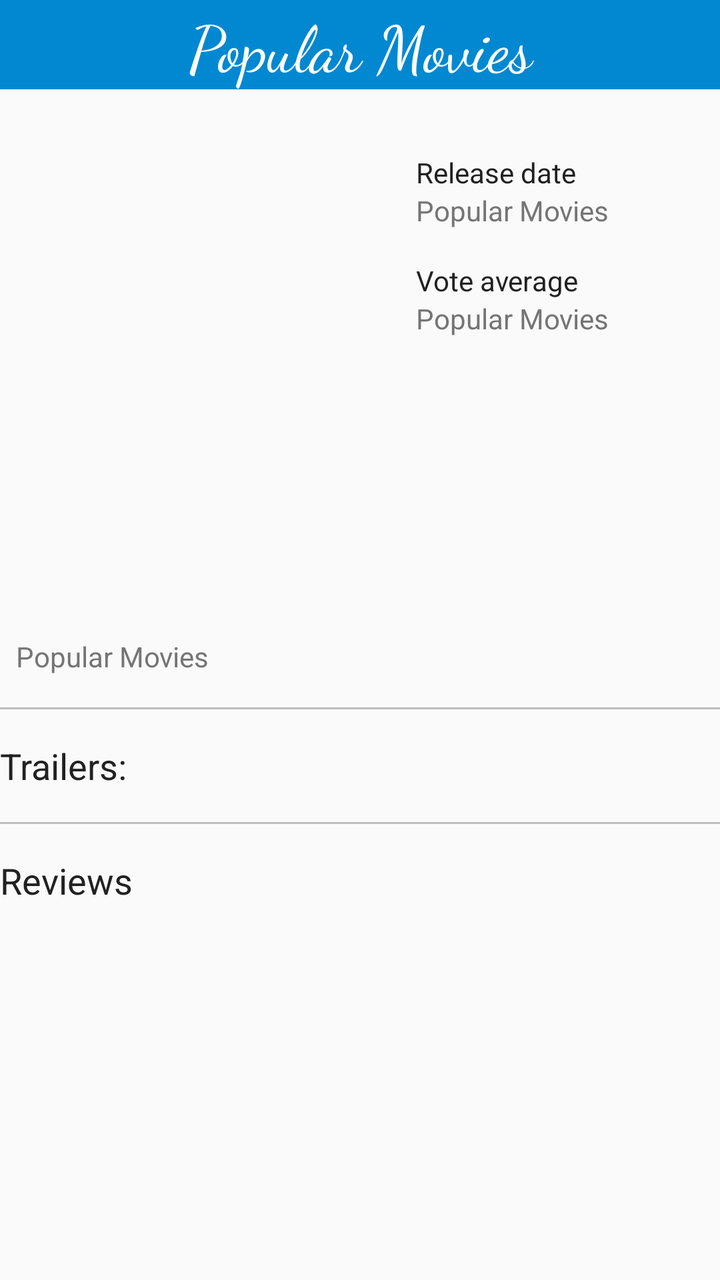
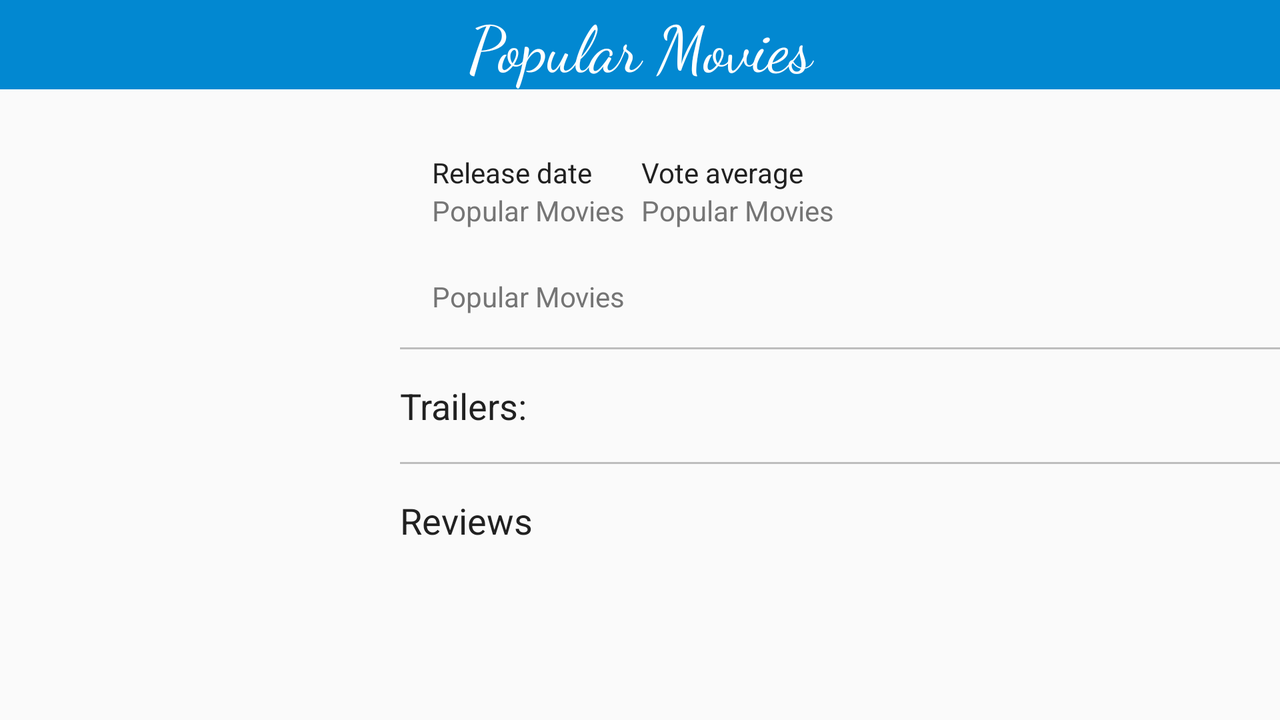

One screen, two layout resources from the same app: the default and the repository's alternative for another configuration. Each is rendered where Android would select it; the XML of both is given below.
<!-- AndroidManifest.xml: application theme AppTheme -->
<!-- res/layout/fragment_movie_detail.xml -->
<?xml version="1.0" encoding="utf-8"?>
<LinearLayout xmlns:android="http://schemas.android.com/apk/res/android"
    android:orientation="vertical"
    android:layout_width="match_parent"
    android:layout_height="match_parent">

    <ScrollView
        android:layout_width="match_parent"
        android:layout_height="wrap_content">

        <LinearLayout
            android:orientation="vertical"
            android:layout_width="match_parent"
            android:layout_height="match_parent">

            <TextView
                style="@style/title_text"
                android:id="@+id/text_view_tittle"
                android:text="@string/app_name"/>

            <LinearLayout
                android:paddingTop="@dimen/activity_top_margin"
                android:orientation="horizontal"
                android:layout_width="wrap_content"
                android:layout_height="wrap_content">

                <ImageView
                    android:layout_width="200dp"
                    android:layout_height="250dp"
                    android:scaleType="fitCenter"
                    android:id="@+id/image_view_movie_poster"/>

                <LinearLayout
                    android:paddingTop="@dimen/activity_top_margin"
                    android:orientation="vertical"
                    android:layout_width="wrap_content"
                    android:layout_height="wrap_content">

                    <LinearLayout
                        android:paddingLeft="8dp"
                        android:orientation="vertical"
                        android:layout_width="wrap_content"
                        android:layout_height="wrap_content">

                        <TextView
                            android:text="@string/release_date"
                            android:layout_width="wrap_content"
                            android:layout_height="wrap_content"
                            android:textColor="@color/colorPrimaryText"
                            android:id="@+id/textView" />

                        <TextView
                            android:text="@string/app_name"
                            android:layout_width="wrap_content"
                            android:layout_height="wrap_content"
                            android:id="@+id/text_view_release_date"
                            android:textColor="@color/colorSecondaryText"/>
                    </LinearLayout>

                    <LinearLayout
                        android:paddingTop="@dimen/activity_top_margin"
                        android:paddingLeft="8dp"
                        android:orientation="vertical"
                        android:layout_width="wrap_content"
                        android:layout_height="wrap_content">

                        <TextView

                            android:text="@string/vote_average"
                            android:layout_width="wrap_content"
                            android:layout_height="wrap_content"
                            android:textColor="@color/colorPrimaryText"/>

                        <TextView
                            android:text="@string/app_name"
                            android:layout_width="wrap_content"
                            android:layout_height="wrap_content"
                            android:id="@+id/text_view_vote_avarage"
                            android:textColor="@color/colorSecondaryText"/>
                    </LinearLayout>

                </LinearLayout>
            </LinearLayout>

            <TextView
                android:paddingTop="8dp"
                android:paddingLeft="8dp"
                android:text="@string/app_name"
                android:layout_width="wrap_content"
                android:id="@+id/text_view_synopsis"
                android:layout_height="wrap_content"
                android:textColor="@color/colorSecondaryText"/>

            <View
                android:layout_height="1dp"
                android:layout_marginTop="@dimen/activity_top_margin"
                android:layout_marginBottom="@dimen/activity_bottom_margin"
                android:layout_width="match_parent"
                android:background="@color/divider"/>

            <TextView
                android:text="@string/trailers"
                android:layout_width="wrap_content"
                android:layout_height="wrap_content"
                android:textColor="@color/colorPrimaryText"
                style="@android:style/TextAppearance.Medium"/>

            <ListView
                style="@style/PopularMoviesListStyle"
                android:id="@+id/list_view_trailers"
                android:layout_width="match_parent"
                android:layout_height="match_parent"
                android:divider="@null" />

            <View
                android:layout_height="1dp"
                android:layout_marginTop="@dimen/activity_top_margin"
                android:layout_marginBottom="@dimen/activity_bottom_margin"
                android:layout_width="match_parent"
                android:background="@color/divider"/>

            <TextView
                android:text="@string/reviews"
                android:layout_width="wrap_content"
                android:layout_height="wrap_content"
                android:textColor="@color/colorPrimaryText"
                style="@android:style/TextAppearance.Medium"/>

            <ListView
                style="@style/PopularMoviesListStyle"
                android:id="@+id/list_view_reviews"
                android:layout_width="match_parent"
                android:layout_height="match_parent"
                android:divider="@null" />
        </LinearLayout>
    </ScrollView>
</LinearLayout>
<!-- resources referenced by this layout -->
<resources>
  <color name="colorPrimaryText">#212121</color>
  <color name="colorSecondaryText">#757575</color>
  <color name="divider">#BDBDBD</color>
  <dimen name="activity_bottom_margin">16dp</dimen>
  <dimen name="activity_top_margin">16dp</dimen>
  <string name="app_name">Popular Movies</string>
  <string name="release_date">Release date</string>
  <string name="reviews">Reviews</string>
  <string name="trailers">Trailers:</string>
  <string name="vote_average">Vote average</string>
  <style name="PopularMoviesListStyle" parent="AppTheme">
          <item name="actionBarStyle">@style/ActionBar.Solid.Sunshine.NoTitle</item>
      </style>
  <!-- from res/values-v16/ -->
  <style name="title_text">
          <item name="android:fontFamily">cursive</item>
          <item name="android:layout_width">match_parent</item>
          <item name="android:layout_height">wrap_content</item>
          <item name="android:background">@color/colorPrimaryDark</item>
          <item name="android:textColor">@android:color/white</item>
          <item name="android:textSize">32dp</item>
          <item name="android:gravity">center</item>
      </style>
  <style name="AppTheme" parent="Theme.AppCompat.Light.DarkActionBar">
          
          <item name="colorPrimary">@color/colorPrimary</item>
          <item name="colorPrimaryDark">@color/colorPrimaryDark</item>
          <item name="colorAccent">@color/colorAccent</item>
      </style>
  <style name="ActionBar.Solid.Sunshine.NoTitle" parent="@style/Widget.AppCompat.Light.ActionBar.Solid.Inverse">
          <item name="displayOptions">useLogo|showHome</item>
          <item name="logo">@mipmap/ic_launcher</item>
      </style>
  <color name="colorPrimaryDark">#0288D1</color>
  <color name="colorPrimary">#03A9F4</color>
  <color name="colorAccent">#8BC34A</color>
</resources>
<!-- res/layout-land/fragment_movie_detail.xml (the repository's variant of the layout above) -->
<!-- drawn on the phone turned sideways -->
<?xml version="1.0" encoding="utf-8"?>
<LinearLayout xmlns:android="http://schemas.android.com/apk/res/android"
    android:orientation="vertical"
    android:layout_width="match_parent"
    android:layout_height="match_parent">

    <ScrollView
        android:layout_width="match_parent"
        android:layout_height="wrap_content">

        <LinearLayout
            android:orientation="vertical"
            android:layout_width="match_parent"
            android:layout_height="match_parent">

            <TextView
                style="@style/title_text"
                android:id="@+id/text_view_tittle"
                android:text="@string/app_name"/>

            <LinearLayout
                android:paddingTop="16dp"
                android:orientation="horizontal"
                android:layout_width="match_parent"
                android:layout_height="wrap_content">

                <ImageView
                    android:layout_width="200dp"
                    android:layout_height="200dp"
                    android:scaleType="fitCenter"
                    android:id="@+id/image_view_movie_poster"/>

                <LinearLayout
                    android:orientation="vertical"
                    android:layout_width="match_parent"
                    android:layout_height="wrap_content">

                    <LinearLayout
                        android:padding="16dp"
                        android:orientation="horizontal"
                        android:layout_width="wrap_content"
                        android:layout_height="wrap_content">

                        <LinearLayout
                            android:orientation="vertical"
                            android:layout_width="wrap_content"
                            android:layout_height="wrap_content">

                            <TextView
                                android:text="@string/release_date"
                                android:layout_width="wrap_content"
                                android:layout_height="wrap_content"
                                android:textColor="@color/colorPrimaryText"
                                android:id="@+id/textView" />

                            <TextView
                                android:text="@string/app_name"
                                android:layout_width="wrap_content"
                                android:layout_height="wrap_content"
                                android:id="@+id/text_view_release_date"
                                android:textColor="@color/colorSecondaryText"/>
                        </LinearLayout>

                        <LinearLayout
                            android:paddingLeft="8dp"
                            android:orientation="vertical"
                            android:layout_width="wrap_content"
                            android:layout_height="wrap_content">

                            <TextView

                                android:text="@string/vote_average"
                                android:layout_width="wrap_content"
                                android:layout_height="wrap_content"
                                android:textColor="@color/colorPrimaryText"/>

                            <TextView
                                android:text="@string/app_name"
                                android:layout_width="wrap_content"
                                android:layout_height="wrap_content"
                                android:id="@+id/text_view_vote_avarage"
                                android:textColor="@color/colorSecondaryText"/>
                        </LinearLayout>

                    </LinearLayout>

                    <TextView
                        android:paddingTop="8dp"
                        android:paddingLeft="16dp"
                        android:text="@string/app_name"
                        android:layout_width="wrap_content"
                        android:id="@+id/text_view_synopsis"
                        android:layout_height="wrap_content"
                        android:textColor="@color/colorSecondaryText"/>

                    <View
                        android:layout_height="1dp"
                        android:layout_marginTop="16dp"
                        android:layout_marginBottom="16dp"
                        android:layout_width="match_parent"
                        android:background="@color/divider"/>

                    <TextView
                        android:text="@string/trailers"
                        android:layout_width="wrap_content"
                        android:layout_height="wrap_content"
                        android:textColor="@color/colorPrimaryText"
                        style="@android:style/TextAppearance.Medium"/>

                    <ListView
                        style="@style/PopularMoviesListStyle"
                        android:id="@+id/list_view_trailers"
                        android:layout_width="match_parent"
                        android:layout_height="match_parent"
                        android:divider="@null" />

                    <View
                        android:layout_height="1dp"
                        android:layout_marginTop="16dp"
                        android:layout_marginBottom="16dp"
                        android:layout_width="match_parent"
                        android:background="@color/divider"/>

                    <TextView
                        android:text="@string/reviews"
                        android:layout_width="wrap_content"
                        android:layout_height="wrap_content"
                        android:textColor="@color/colorPrimaryText"
                        style="@android:style/TextAppearance.Medium"/>

                    <ListView
                        style="@style/PopularMoviesListStyle"
                        android:id="@+id/list_view_reviews"
                        android:layout_width="match_parent"
                        android:layout_height="match_parent"
                        android:divider="@null" />
                </LinearLayout>
            </LinearLayout>
        </LinearLayout>
    </ScrollView>
</LinearLayout>
<!-- resources referenced by the variant -->
<!-- as the phone turned sideways resolves them -->
<resources>
  <color name="colorPrimaryText">#212121</color>
  <color name="colorSecondaryText">#757575</color>
  <color name="divider">#BDBDBD</color>
  <string name="app_name">Popular Movies</string>
  <string name="release_date">Release date</string>
  <string name="reviews">Reviews</string>
  <string name="trailers">Trailers:</string>
  <string name="vote_average">Vote average</string>
  <style name="PopularMoviesListStyle" parent="AppTheme">
          <item name="actionBarStyle">@style/ActionBar.Solid.Sunshine.NoTitle</item>
      </style>
  <!-- from res/values-v16/ -->
  <style name="title_text">
          <item name="android:fontFamily">cursive</item>
          <item name="android:layout_width">match_parent</item>
          <item name="android:layout_height">wrap_content</item>
          <item name="android:background">@color/colorPrimaryDark</item>
          <item name="android:textColor">@android:color/white</item>
          <item name="android:textSize">32dp</item>
          <item name="android:gravity">center</item>
      </style>
  <style name="AppTheme" parent="Theme.AppCompat.Light.DarkActionBar">
          
          <item name="colorPrimary">@color/colorPrimary</item>
          <item name="colorPrimaryDark">@color/colorPrimaryDark</item>
          <item name="colorAccent">@color/colorAccent</item>
      </style>
  <style name="ActionBar.Solid.Sunshine.NoTitle" parent="@style/Widget.AppCompat.Light.ActionBar.Solid.Inverse">
          <item name="displayOptions">useLogo|showHome</item>
          <item name="logo">@mipmap/ic_launcher</item>
      </style>
  <color name="colorPrimaryDark">#0288D1</color>
  <color name="colorPrimary">#03A9F4</color>
  <color name="colorAccent">#8BC34A</color>
</resources>
